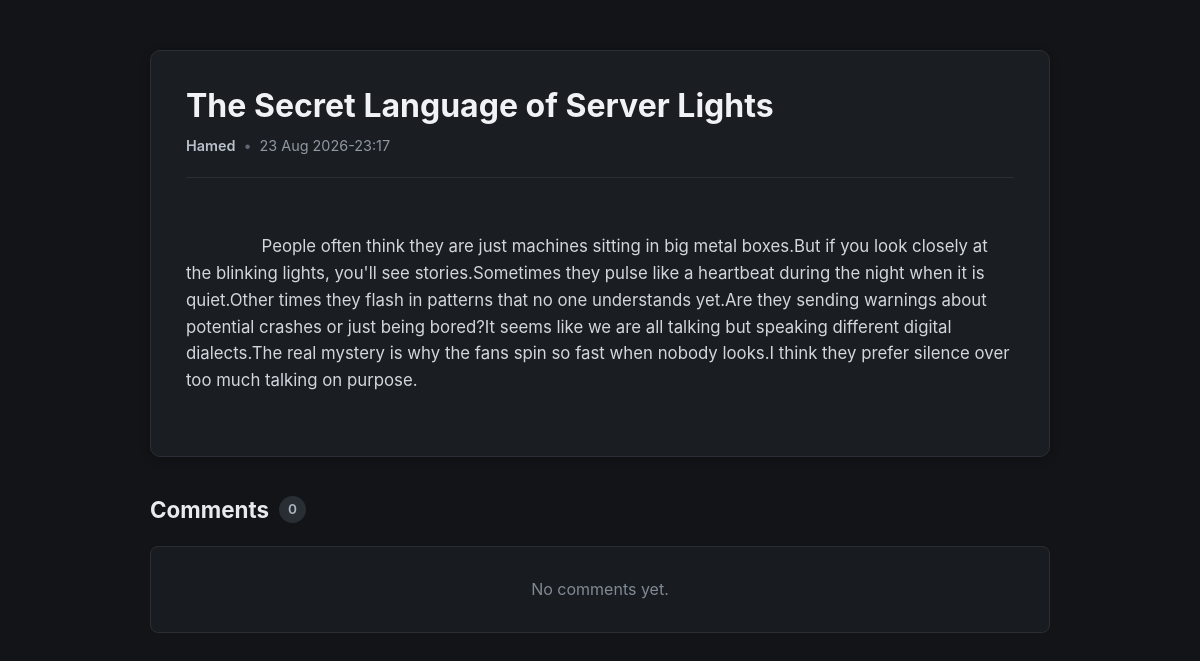
Page /read/7 on the earlier database version.
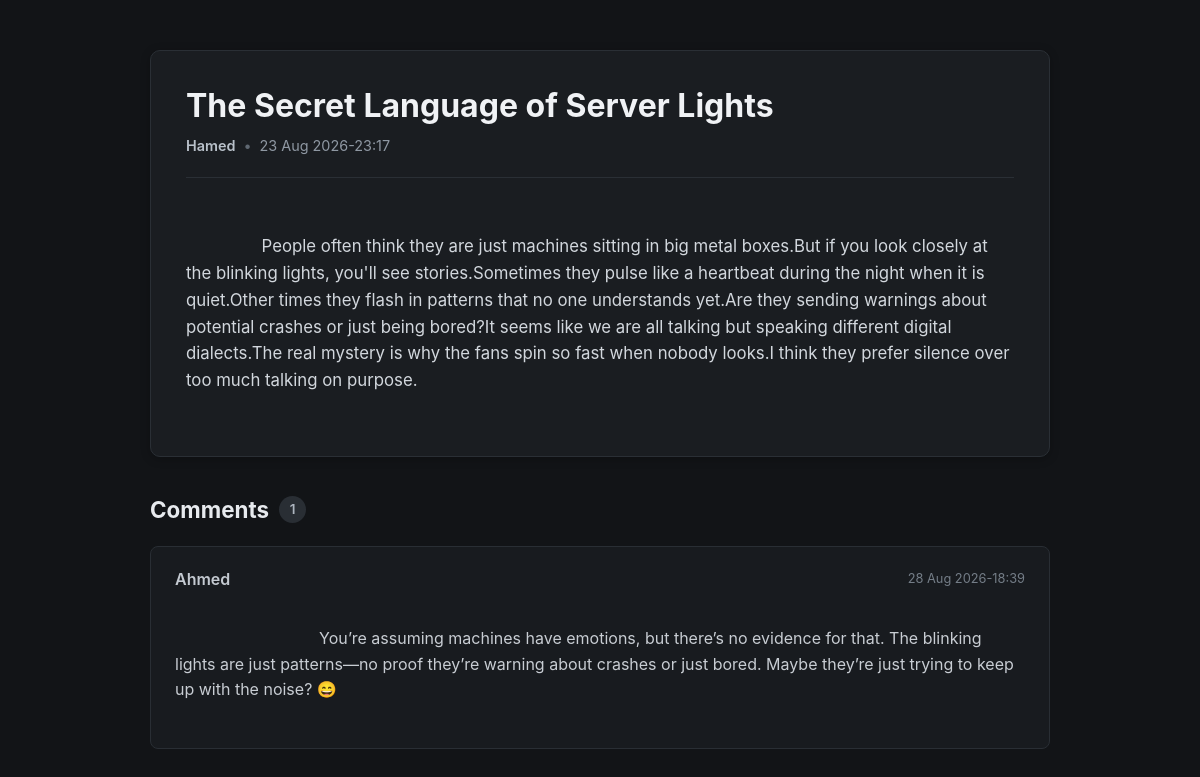
Same page on the later database version.
### tables this page shows
CREATE TABLE POSTS(
        ID INTEGER PRIMARY KEY AUTOINCREMENT,
        Author TEXT NOT NULL,
        Date TEXT NOT NULL,
        Title TEXT NOT NULL,
        Content TEXT NOT NULL
                             );

CREATE TABLE COMMENTS(
    ID INTEGER PRIMARY KEY AUTOINCREMENT,
    PostID INTEGER NOT NULL,
    ParentID INTEGER DEFAULT NULL,
    Author TEXT NOT NULL,
    Date TEXT NOT NULL,
    Content TEXT NOT NULL,

    FOREIGN KEY (PostID) REFERENCES POSTS(ID),
    FOREIGN KEY (ParentID) REFERENCES COMMENTS(ID)
                                );

### main.py (the view)
@app.route("/read/<post_id>")
def read(post_id):
    connection = get_connection()
    connection.row_factory = sqlite3.Row
    postCursor = dbHandle.getPost(connection,post_id)
    commentsCursor = dbHandle.getComments(connection,post_id)
    return render_template("read.html",post=postCursor.fetchone(),comments=commentsCursor.fetchall())

### dbHandle.py (called while the page is built)
def getPost(connection,post_id):
     return connection.execute("SELECT * FROM POSTS WHERE ID = ?",[post_id])

def getComments(connection,postID):
     return connection.execute("SELECT * FROM COMMENTS WHERE PostID = ?",[postID])

### main.py (called while the page is built)
def get_connection():
    if "db" not in g:
        g.db = sqlite3.connect(HOME / "forum.db")
    return g.db

@app.teardown_appcontext
def close_connection(error=None):
    db = g.pop("db", None)
    if(db):
        db.close()

### templates/read.html (shortened to what this page needs)
<!DOCTYPE html>
<html lang="en">
<head>
    <link
        rel="stylesheet"
        href="{{ url_for('static', filename='post.css') }}"
    >
</head>
<body>
    <main class="page-container">
        <article class="post">
            <header class="post-header">
                <h1 class="post-title">{{ post["Title"] }}</h1>
                <div class="post-meta">
                    <span class="post-author">
                        {{ post["Author"] }}
                    </span>
                    <span class="separator">•</span>
                    <time class="post-date">
                        {{ post["Date"] }}
                    </time>
                </div>
            </header>
            <div class="post-content">
                {{ post["Content"] }}
            </div>
        </article>
        <section class="comments-section">
            <header class="comments-header">
                <h2>Comments</h2>
                <span class="comment-count">
                    {{ comments|length }}
                </span>
            </header>
            {% if comments %}
                <div class="comments-list">
                    {% for comment in comments %}
                        <article class="comment">
                            <header class="comment-header">
                                <span class="comment-author">
                                    {{ comment["Author"] }}
                                </span>
                                <time class="comment-date">
                                    {{ comment["Date"] }}
                                </time>
                            </header>
                            <div class="comment-content">
                                {{ comment["Content"] }}
                            </div>
                        </article>
                    {% endfor %}
                </div>
            {% else %}
                <div class="no-comments">
                    No comments yet.
                </div>
            {% endif %}
        </section>
    </main>
</body>
</html>

### static/post.css (style rules this page uses)
* { box-sizing: border-box; }
body { margin: 0; background-color: #121417; color: #d7dce2; font-family: -apple-system, BlinkMacSystemFont, "Segoe UI", Roboto, Arial, sans-serif; line-height: 1.6; }
.page-container { width: min(900px, 92%); margin: 50px auto; }
.post { background-color: #1a1d21; border: 1px solid #2a2f35; border-radius: 10px; padding: 35px; box-shadow: 0 2px 10px rgba(0, 0, 0, 0.25); }
.post-header { padding-bottom: 20px; border-bottom: 1px solid #2a2f35; }
.post-title { margin: 0 0 8px 0; color: #f0f2f5; font-size: 2rem; line-height: 1.25; }
.post-meta { display: flex; align-items: center; gap: 8px; color: #8f98a3; font-size: 0.9rem; }
.post-author { color: #b9c1ca; font-weight: 600; }
.separator { color: #5f6872; }
.post-date { color: #8f98a3; }
.post-content { margin-top: 28px; color: #d2d7dd; font-size: 1.05rem; white-space: pre-wrap; overflow-wrap: break-word; }
.comments-section { margin-top: 35px; }
.comments-header { display: flex; align-items: center; gap: 10px; margin-bottom: 18px; }
.comments-header h2 { margin: 0; color: #e7eaee; font-size: 1.4rem; }
.comment-count { display: inline-flex; align-items: center; justify-content: center; min-width: 27px; height: 27px; padding: 0 8px; background-color: #292e34; color: #adb5bf; border-radius: 20px; font-size: 0.85rem; font-weight: 600; }
.comments-list { display: flex; flex-direction: column; gap: 14px; }
.comment { padding: 20px 24px; background-color: #181b1f; border: 1px solid #292e34; border-radius: 8px; }
.comment-header { display: flex; align-items: center; justify-content: space-between; gap: 15px; margin-bottom: 8px; }
.comment-author { color: #c4cad1; font-weight: 600; }
.comment-date { color: #747d87; font-size: 0.8rem; }
.comment-content { color: #c8cdd3; white-space: pre-wrap; overflow-wrap: break-word; }

Differences in the rows shown:
added COMMENTS: Author "Ahmed", Date "28 Aug 2026-18:39", Content "You’re assuming machines have emotions, but there’s no evidence for that. The blinking lights are just patterns—no proof they’re warning about crashes or just bored. Maybe they’re just trying to keep up with the noise? 😄"
Other differences:
{{ comments|length }}: "0" → "1"
text no longer shown: "No comments yet."
